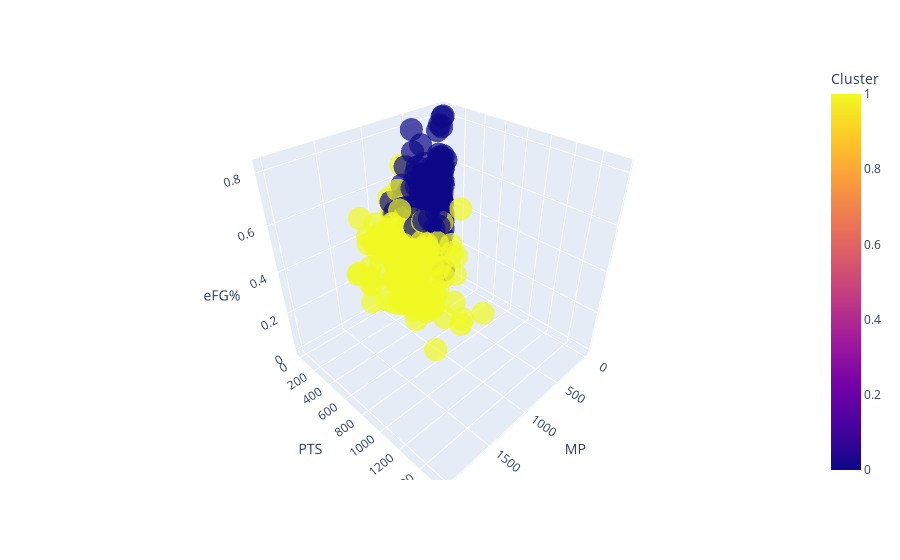

Write notebook code for a chart like this one.
### Code cell
# Use the recommended number of cluster (assuming it's different) to retrain your model and visualize the results

# new kmeans model with recommended number of clusters
kmeans2 = KMeans(n_clusters = 2, random_state = 1).fit(scaled)

# visualizing
df_final['Cluster'] = kmeans2.labels_

fig = px.scatter_3d(
    df_final, x = 'MP', y = 'PTS', z = 'eFG%',
    color = 'Cluster',
    opacity = 0.7)

fig.show()

### Figure 1 — Plotly figure (JSON) as saved in the notebook; plotly's stock layout.template omitted (floating-point values rounded to 4 significant figures; data arrays with more than 128 entries replaced by an {"elided": "..."} marker saying what was removed)
{"data": [{"hovertemplate": "MP=%{x}<br>PTS=%{y}<br>eFG%=%{z}<br>Cluster=%{marker.color}<extra></extra>", "legendgroup": "", "marker": {"color": {"elided": "411 int values"}, "coloraxis": "coloraxis", "opacity": 0.7, "symbol": "circle"}, "mode": "markers", "name": "", "scene": "scene", "showlegend": false, "type": "scatter3d", "x": {"elided": "411 float values"}, "y": {"elided": "411 float values"}, "z": {"elided": "411 float values"}}], "layout": {"coloraxis": {"colorbar": {"title": {"text": "Cluster"}}, "colorscale": [[0, "#0d0887"], [0.1111, "#46039f"], [0.2222, "#7201a8"], [0.3333, "#9c179e"], [0.4444, "#bd3786"], [0.5556, "#d8576b"], [0.6667, "#ed7953"], [0.7778, "#fb9f3a"], [0.8889, "#fdca26"], [1, "#f0f921"]]}, "legend": {"tracegroupgap": 0}, "margin": {"t": 60}, "scene": {"domain": {"x": [0, 1], "y": [0, 1]}, "xaxis": {"title": {"text": "MP"}}, "yaxis": {"title": {"text": "PTS"}}, "zaxis": {"title": {"text": "eFG%"}}}}}
